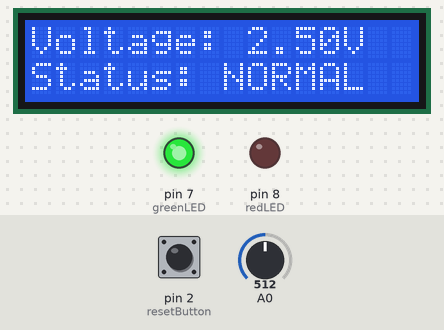
Simulated run of this sketch. Board: Arduino Uno, built with avr-gcc and run on an emulated ATmega328P. Shown: 16×2 character LCD, output pins drawn as LEDs (lit = HIGH). Inputs (shaded band) come from the test bench; at power-on: A0 = 512, pin 2 (resetButton) HIGH. What the sketch prints to the serial monitor is not drawn.

Above: at 2.7 s.
2.8 s: A0 set to 617
At 3.6 s:
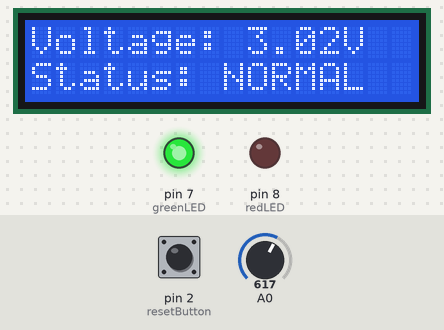
4.3 s: A0 set to 647
At 5.0 s:
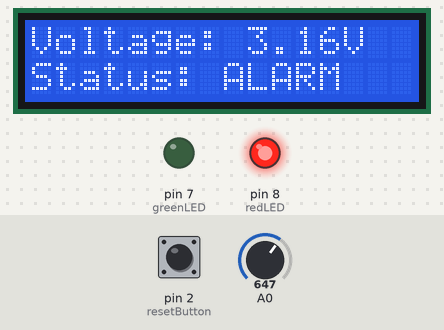
5.8 s: A0 set to 716
At 6.6 s:
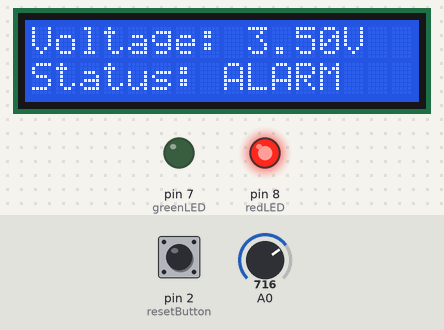
Timing chart, 0 to 8.8 s (numbered marks = the images above; inputs shaded):
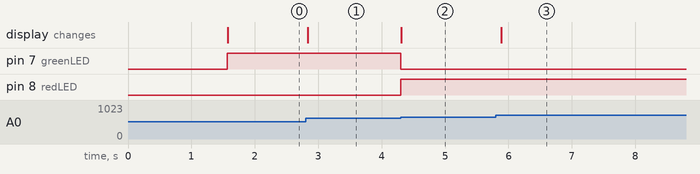

The sketch:

PowerMonitor_V2.ino
```cpp
#include <LiquidCrystal.h>

// LCD connections: RS, E, D4, D5, D6, D7
LiquidCrystal lcd(12, 11, 5, 4, 3, 6);

const int redLED = 8;
const int greenLED = 7;
const int resetButton = 2;

bool warning = false;

void setup() {
  Serial.begin(9600);

  pinMode(redLED, OUTPUT);
  pinMode(greenLED, OUTPUT);
  pinMode(resetButton, INPUT_PULLUP);

  lcd.begin(16, 2);
  lcd.print("Power Monitor");
  delay(1500);
  lcd.clear();
}

void loop() {
  int reading = analogRead(A0);
  float voltage = reading * (5.0 / 1023.0);

  bool pressed = (digitalRead(resetButton) == LOW);

  if (voltage > 3.1) {
    warning = true;
  }

  if (pressed && voltage < 2.9) {
    warning = false;
  }

  digitalWrite(redLED, warning ? HIGH : LOW);
  digitalWrite(greenLED, warning ? LOW : HIGH);

  // LCD first row: voltage
  lcd.setCursor(0, 0);
  lcd.print("Voltage: ");
  lcd.print(voltage, 2);
  lcd.print("V  ");

  // LCD second row: alarm status
  lcd.setCursor(0, 1);
  lcd.print(warning ? "Status: ALARM " : "Status: NORMAL");

  Serial.print("Voltage: ");
  Serial.print(voltage, 2);
  Serial.print(" V | ");
  Serial.println(warning ? "ALARM" : "NORMAL");

  delay(100);
}
```

Measured:
- the behaviour switches between 634 and 635 on A0 (found by bisection; images 1 and 2)
- after the input at 2.8 s, the display: changes at once (image 1)
- after the input at 4.3 s, pin 7 (greenLED): HIGH → LOW at once; pin 8 (redLED): LOW → HIGH at once; the display: changes at once (image 2)
- after the input at 5.8 s, the display: changes after 0.08 s (image 3)
